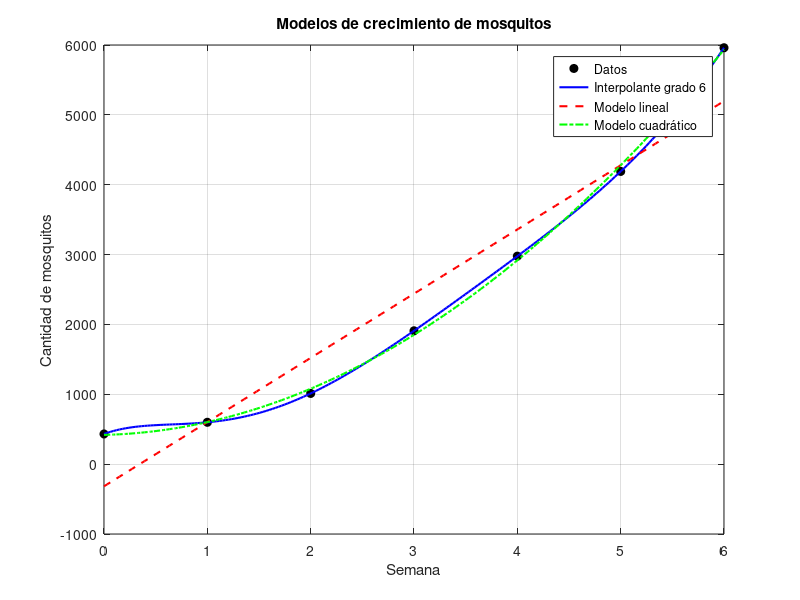

This chart was generated by the following MATLAB code:
x = [0 1 2 3 4 5 6];
y = [432 599 1012 1909 2977 4190 5961];
p6 = polyfit(x, y, 6);  % Polinomio interpolante de grado 6

%% b
p1 = polyfit(x, y, 1);  % Aproximación lineal

%% c
p2 = polyfit(x, y, 2);  % Aproximación cuadrática

%%% grafica
xx = linspace(0, 6, 200);
plot(x, y, 'ko', 'MarkerFaceColor','k'); hold on;
plot(xx, polyval(p6, xx), 'b', 'LineWidth', 1.5);  % p6
plot(xx, polyval(p1, xx), 'r--', 'LineWidth', 1.5);  % p1
plot(xx, polyval(p2, xx), 'g-.', 'LineWidth', 1.5);  % p2
legend('Datos', 'Interpolante grado 6', 'Modelo lineal', 'Modelo cuadrático');
xlabel('Semana'); ylabel('Cantidad de mosquitos'); grid on;
title('Modelos de crecimiento de mosquitos');

%%% d error
e_p6 = norm(polyval(p6, x) - y);
e_p1 = norm(polyval(p1, x) - y);
e_p2 = norm(polyval(p2, x) - y);

%%% e
x10_p6 = polyval(p6, 10);
x10_p1 = polyval(p1, 10);
x10_p2 = polyval(p2, 10);

%% f
real = 14900;
err6 = abs(x10_p6 - real)/real;
err1 = abs(x10_p1 - real)/real;
err2 = abs(x10_p2 - real)/real;


%% Mostrar resultados del Ejercicio 8
disp('==================== Ejercicio 8 ====================');

%% a) Coeficientes del polinomio interpolante de grado 6
disp(' ');
disp('a) Polinomio interpolante de grado 6 (p6):');
disp(p6);

%% b) Modelo lineal por mínimos cuadrados
disp(' ');
disp('b) Modelo lineal (p1):');
disp(p1);

%% c) Modelo cuadrático por mínimos cuadrados
disp(' ');
disp('c) Modelo cuadrático (p2):');
disp(p2);

%% d) Errores cuadráticos
disp(' ');
disp('d) Error cuadrático de cada modelo:');
fprintf('   - Interpolante grado 6: %.4f\n', e_p6);
fprintf('   - Modelo lineal:        %.4f\n', e_p1);
fprintf('   - Modelo cuadrático:    %.4f\n', e_p2);

%% e) Predicciones para semana 10
disp(' ');
disp('e) Predicción de cantidad de mosquitos para semana 10:');
fprintf('   - Interpolante grado 6: %.4f\n', x10_p6);
fprintf('   - Modelo lineal:        %.4f\n', x10_p1);
fprintf('   - Modelo cuadrático:    %.4f\n', x10_p2);

%% f) Error relativo en la predicción (valor real = 14900)
disp(' ');
disp('f) Error relativo respecto a la medición real (14900):');
fprintf('   - Interpolante grado 6: %.4f (%.2f%%)\n', err6, err6*100);
fprintf('   - Modelo lineal:        %.4f (%.2f%%)\n', err1, err1*100);
fprintf('   - Modelo cuadrático:    %.4f (%.2f%%)\n', err2, err2*100);

disp('=======================================================');

